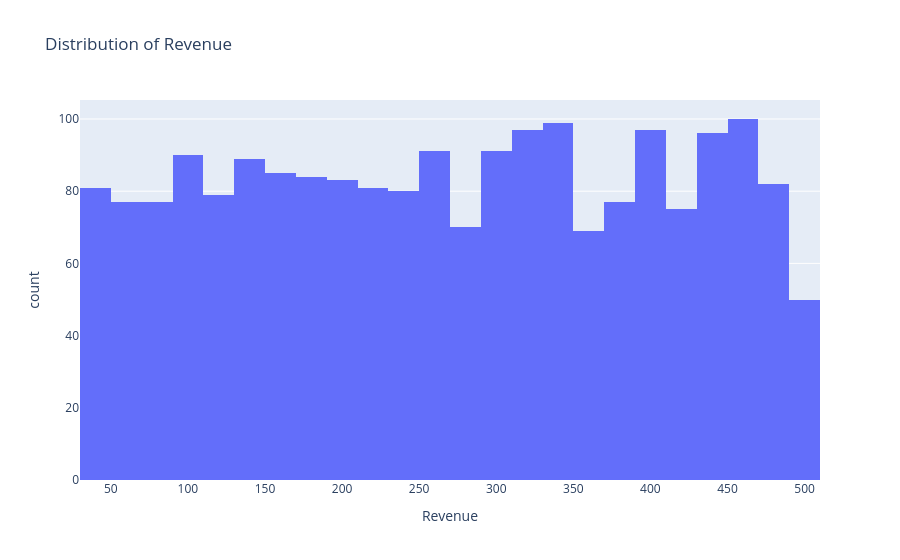
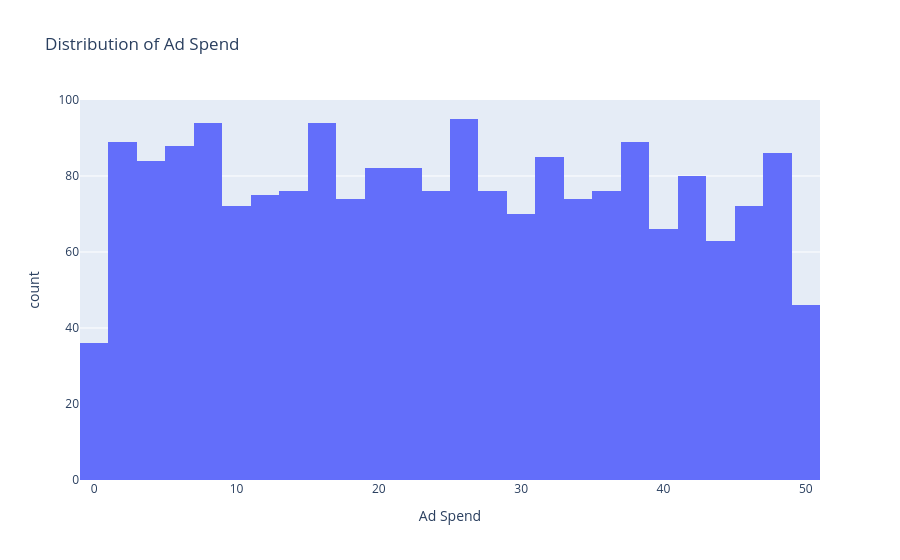
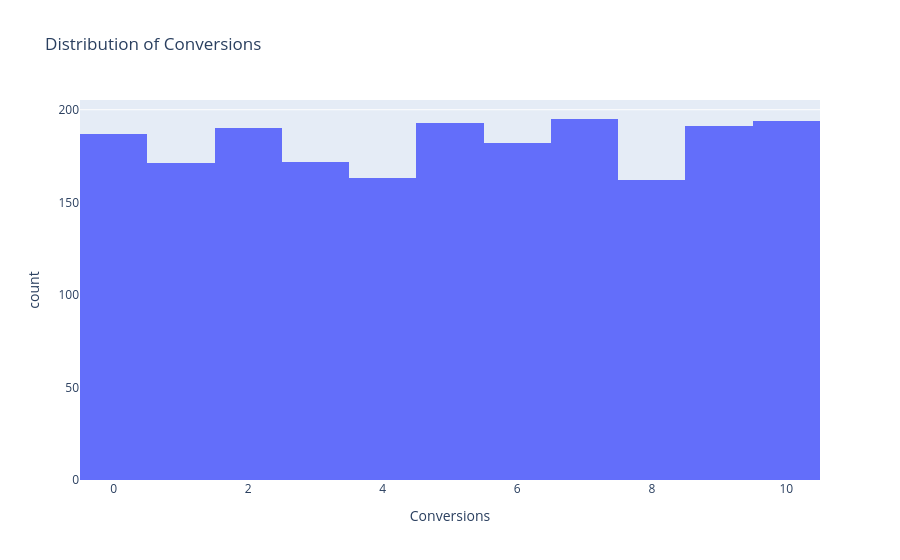

Notebook cell for these charts, in order:
### Code cell
for col in num_cols:
    px.histogram(df, x=col, title=f"Distribution of {col}").show()

### Figure 1 — Plotly figure (JSON) as saved in the notebook; plotly's stock layout.template omitted (floating-point values rounded to 4 significant figures; data arrays with more than 128 entries replaced by an {"elided": "..."} marker saying what was removed)
{"data": [{"bingroup": "x", "hovertemplate": "Revenue=%{x}<br>count=%{y}<extra></extra>", "legendgroup": "", "marker": {"color": "#636efa", "pattern": {"shape": ""}}, "name": "", "orientation": "v", "showlegend": false, "type": "histogram", "x": {"elided": "2000 float values"}, "xaxis": "x", "yaxis": "y"}], "layout": {"barmode": "relative", "legend": {"tracegroupgap": 0}, "title": {"text": "Distribution of Revenue"}, "xaxis": {"anchor": "y", "domain": [0, 1], "title": {"text": "Revenue"}}, "yaxis": {"anchor": "x", "domain": [0, 1], "title": {"text": "count"}}}}

### Figure 2 — Plotly figure (JSON) as saved in the notebook; plotly's stock layout.template omitted (floating-point values rounded to 4 significant figures; data arrays with more than 128 entries replaced by an {"elided": "..."} marker saying what was removed)
{"data": [{"bingroup": "x", "hovertemplate": "Ad Spend=%{x}<br>count=%{y}<extra></extra>", "legendgroup": "", "marker": {"color": "#636efa", "pattern": {"shape": ""}}, "name": "", "orientation": "v", "showlegend": false, "type": "histogram", "x": {"elided": "2000 float values"}, "xaxis": "x", "yaxis": "y"}], "layout": {"barmode": "relative", "legend": {"tracegroupgap": 0}, "title": {"text": "Distribution of Ad Spend"}, "xaxis": {"anchor": "y", "domain": [0, 1], "title": {"text": "Ad Spend"}}, "yaxis": {"anchor": "x", "domain": [0, 1], "title": {"text": "count"}}}}

### Figure 3 — Plotly figure (JSON) as saved in the notebook; plotly's stock layout.template omitted (floating-point values rounded to 4 significant figures; data arrays with more than 128 entries replaced by an {"elided": "..."} marker saying what was removed)
{"data": [{"bingroup": "x", "hovertemplate": "Conversions=%{x}<br>count=%{y}<extra></extra>", "legendgroup": "", "marker": {"color": "#636efa", "pattern": {"shape": ""}}, "name": "", "orientation": "v", "showlegend": false, "type": "histogram", "x": {"elided": "2000 int values"}, "xaxis": "x", "yaxis": "y"}], "layout": {"barmode": "relative", "legend": {"tracegroupgap": 0}, "title": {"text": "Distribution of Conversions"}, "xaxis": {"anchor": "y", "domain": [0, 1], "title": {"text": "Conversions"}}, "yaxis": {"anchor": "x", "domain": [0, 1], "title": {"text": "count"}}}}
